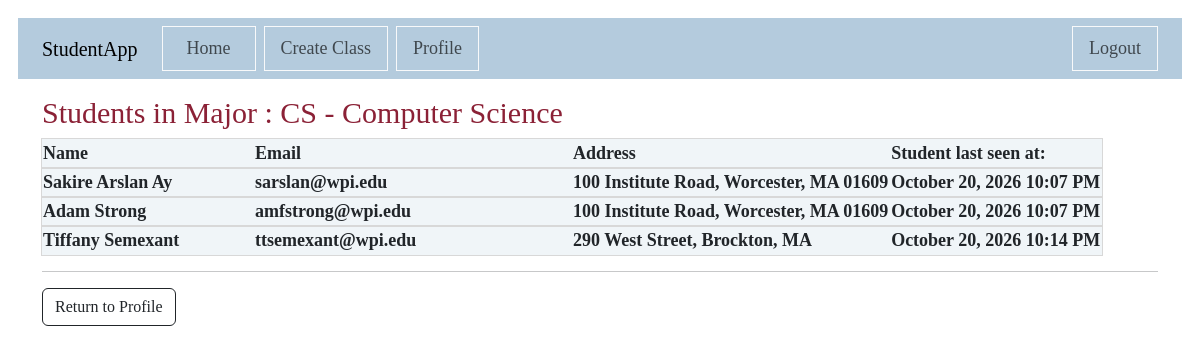
Page /majors/1/students (signed in) on the committed database.
### app/main/models.py (models this page shows, shortened)
class Major(db.Model):
    id : sqlo.Mapped[int] = sqlo.mapped_column(primary_key=True)
    name : sqlo.Mapped[str] = sqlo.mapped_column(sqla.String(20))
    department : sqlo.Mapped[str] = sqlo.mapped_column(sqla.String(150))
    courses : sqlo.WriteOnlyMapped['Course'] = sqlo.relationship(back_populates = 'major')
    students_in_major : sqlo.WriteOnlyMapped['Student'] = sqlo.relationship(
        secondary=students_majors_table,
        primaryjoin= (students_majors_table.c.major_id == id),
        back_populates= 'majors_of_student'
    )
    def get_name(self):
        return self.name
    def get_department(self):
        return self.department
    def get_students(self):
        query = self.students_in_major.select()
        return db.session.scalars(query).all()

class Student(UserMixin, db.Model):
    id : sqlo.Mapped[int] = sqlo.mapped_column(primary_key=True)
    username : sqlo.Mapped[str] = sqlo.mapped_column(sqla.String(64), index = True, unique= True)
    password_hash : sqlo.Mapped[Optional[str]] = sqlo.mapped_column(sqla.String(256))
    firstname : sqlo.Mapped[str] = sqlo.mapped_column(sqla.String(100))
    lastname : sqlo.Mapped[str] = sqlo.mapped_column(sqla.String(100))
    address : sqlo.Mapped[str] = sqlo.mapped_column(sqla.String(256))
    email : sqlo.Mapped[str] = sqlo.mapped_column(sqla.String(120), index = True, unique = True)
    last_seen : sqlo.Mapped[Optional[datetime]] = sqlo.mapped_column(default = lambda : datetime.now(timezone.utc))
    majors_of_student : sqlo.WriteOnlyMapped['Major'] = sqlo.relationship(
        secondary=students_majors_table,
        primaryjoin= (students_majors_table.c.student_id == id),
        back_populates= 'students_in_major'
    )
    enrollments : sqlo.WriteOnlyMapped['Enrolled'] = sqlo.relationship(back_populates = 'student_enrolled')

### app/main/routes.py (the view)
@main.route('/majors/<major_id>/students', methods=['GET'])
@login_required
def get_students_in_major(major_id):
    themajor = db.session.get(Major, major_id)
    students = themajor.get_students()
    return render_template('major_roster.html',
                           title='Students in Major "{}"'.format(themajor.name),
                           major = themajor,
                           students = students)

### app/main/models.py (called while the page is built)
@login.user_loader
def load_user(id):
    return db.session.get(Student, int(id))

### studentApp.py (called while the page is built)
@app.before_request
def before_request():
    if current_user.is_authenticated:
        current_user.last_seen = datetime.now(timezone.utc)
        db.session.add(current_user)
        db.session.commit()

@app.before_request
def initDB(*args, **kwargs):
    if app._got_first_request:
        db.create_all()

### app/main/templates/major_roster.html
{% extends "base.html" %}
{% block content %}
    <h2 class="crimsontitle">Students in Major : {{major.get_name()}} - {{major.get_department()}}</h2>
    <table class="studenttable">
        <thead>
            <tr valign="bottom">
                <th width = "20%"> Name </th>
                <th width = "30%"> Email </th>
                <th width = "30%"> Address </th>
                <th width = "20%"> Student last seen at: </th>
            </tr>
        </thead>
        {% for student in students %}
            {% include '_student.html' %}
        {% endfor %}
    </table>
    <hr class="solid">
    <a href="{{url_for('main.display_profile')}}" class="btn btn-outline-dark"> Return to Profile</a>
{% endblock %}

### app/main/templates/_student.html
 <tr valign="middle">
    <th width = "20%"> {{student.firstname}}  {{student.lastname}}</th>
    <th width = "30%"> {{student.email}} </th>
    <th width = "30%"> {{student.address}} </th>
    <th width = "20%"> {{moment(student.last_seen).format('LLL')}} </th>
</tr>

### app/static/css/main.css (style rules this page uses)
body { margin: 0; padding: 1em; font-family: Tahoma; font-size : 18px; }
.studenttable { text-align: left; width: 95%; font-size: 18px; }
.studenttable tr { outline: thin rgb(216, 216, 216) solid; background-color: rgb(240, 245, 248); }
h2.crimsontitle { font-size : 30px; color : rgb(139, 33, 54); }

### rows in the picture
Major: get_name "CS", get_department "Computer Science"
Student: firstname "Sakire", lastname "Arslan Ay", email "sarslan@wpi.edu", address "100 Institute Road, Worcester, MA 01609", last_seen "October 20, 2026 10:07 PM"
Student: firstname "Adam", lastname "Strong", email "amfstrong@wpi.edu", address "100 Institute Road, Worcester, MA 01609", last_seen "October 20, 2026 10:07 PM"
Student: firstname "Tiffany", lastname "Semexant", email "ttsemexant@wpi.edu", address "290 West Street, Brockton, MA", last_seen "October 20, 2026 10:14 PM"
